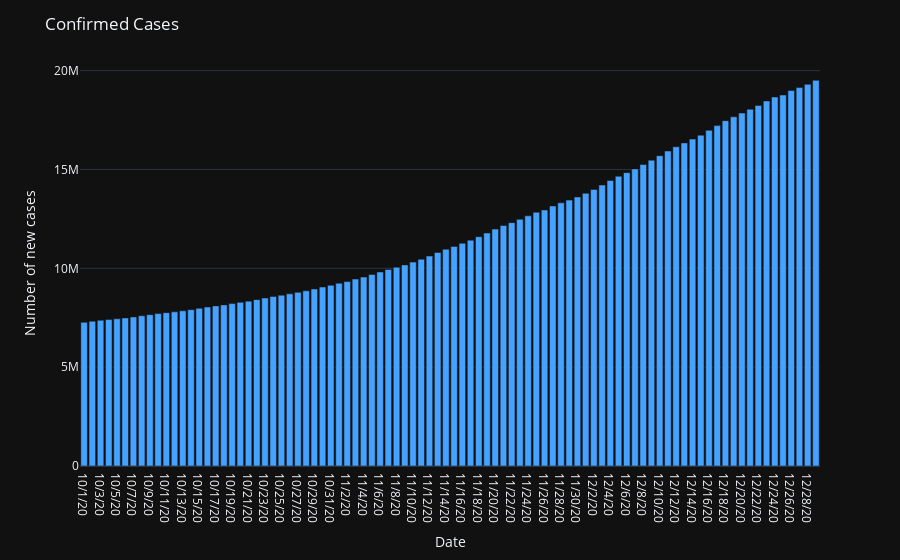

Source (notebook cell):
### Markdown cell above
## General timeseries graphs

### Code cell
plot_timeseries("US", get_new_cases, "Confirmed Cases")
